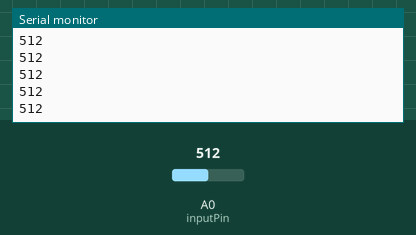
Simulated run of this sketch. Board: Arduino Uno, built with avr-gcc and run on an emulated ATmega328P. Shown: the last lines printed to the serial monitor. The inputs (shaded band) are chosen by the test bench; at power-on: A0 (inputPin) = 512.

Above: at 1.2 s.
1.3 s: A0 (inputPin) set to 716
At 2.3 s:
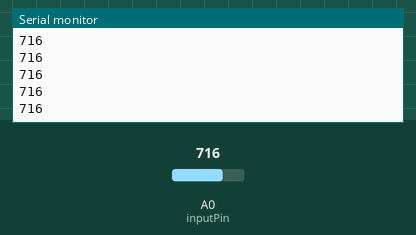
2.8 s: A0 (inputPin) set to 900
At 3.5 s:
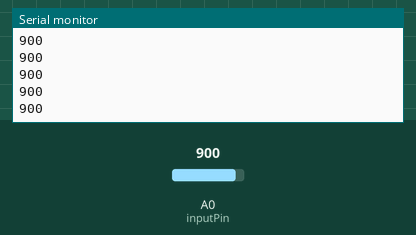
Timing chart, 0 to 5.8 s (numbered marks = the images above; inputs shaded):
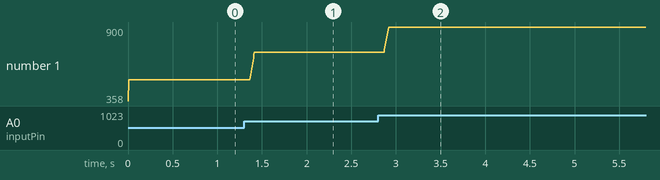

Measured:
- after the input at 1.3 s, the serial monitor: prints a new line after 0.07 s (image 1)
- after the input at 2.8 s, the serial monitor: prints a new line after 0.07 s (image 2)
- plotted number 1: 512 → 716 after the input at 1.3 s, 716 → 900 after the input at 2.8 s

The sketch:

Task_4B.ino
```cpp
const int numReadings = 10;

const unsigned long intervaltime= 1;
unsigned long lasttime = 0;
int readings[numReadings];      // the readings from the analog input
int readIndex = 0;              // the index of the current reading
int total = 0;                  // the running total
int average = 0;                // the average

int inputPin = A0;


void setup() {
  // initialize serial communication with computer:
  Serial.begin(9600);
  // initialize all the readings to 0:
  for (int thisReading = 0; thisReading < numReadings; thisReading++) {
    readings[thisReading] = 0;
  }
}

void loop() {
  // subtract the last reading:
  total = total - readings[readIndex];
  // read from the sensor:
  readings[readIndex] = analogRead(inputPin);
  // add the reading to the total:
  total = total + readings[readIndex];
  // advance to the next position in the array:
  readIndex = readIndex + 1;

  // if we're at the end of the array...
  if (readIndex >= numReadings) {
    // ...wrap around to the beginning:
    readIndex = 0;
  }

  // calculate the average:
  average = total / numReadings;

  //The millis begins a count from when the device is switched on
  //Using the millis function we are able using an if function read values at paticular time interval
  //The benefit of this over a delay is that the delay causes the program to delay to read and then print the value,
  //whereas with the millis function the program is always running but the readings are just taken at defined intervals
    unsigned long timeNow = millis();
  if(timeNow - lasttime >= intervaltime){
    Serial.println(average);
   lasttime = timeNow;

  }


}
```
